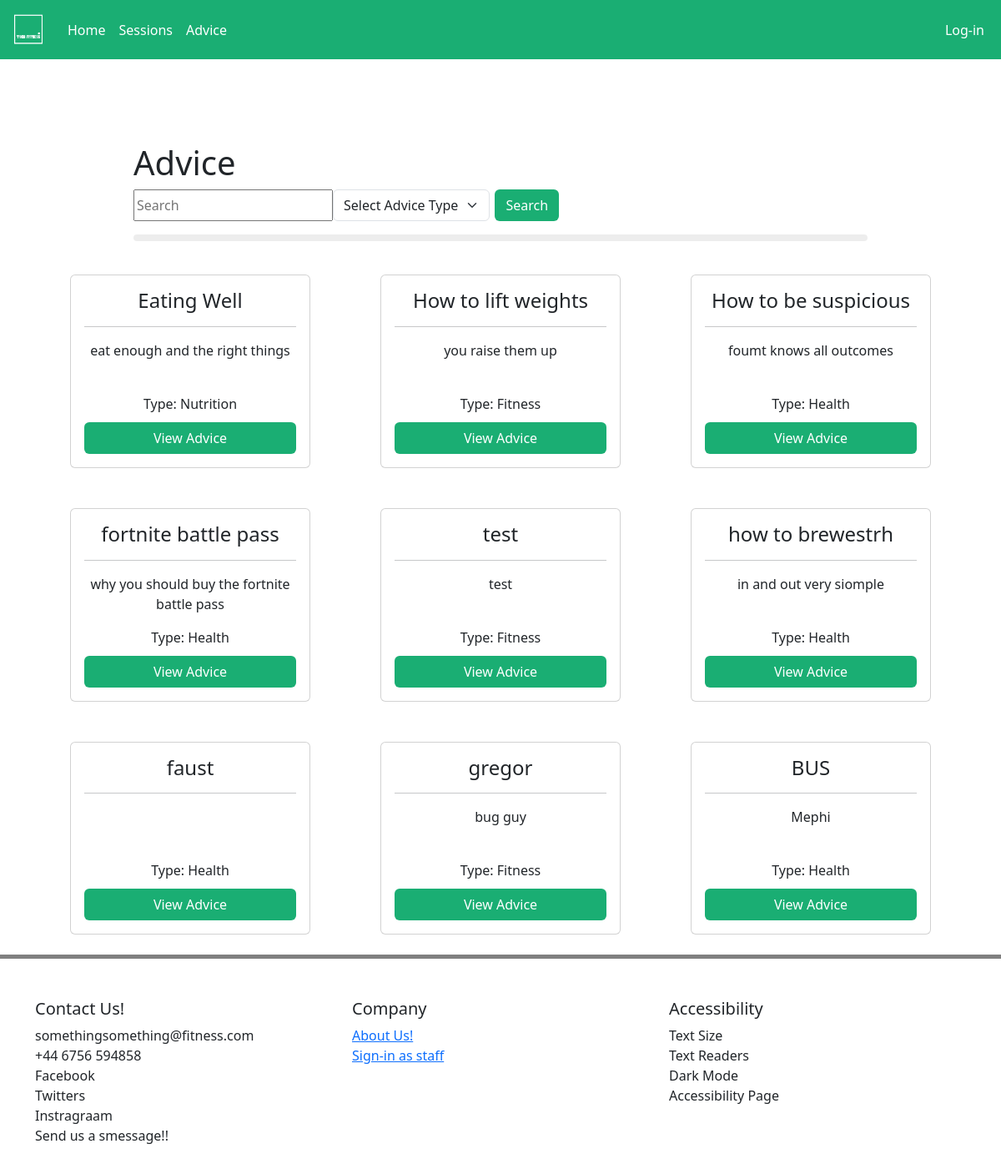
Page /advice on the committed database.
### tables this page shows
CREATE TABLE "Advice" (
	"AdviceID"	INTEGER NOT NULL UNIQUE,
	"AdviceName"	TEXT NOT NULL,
	"AdviceDesc"	TEXT NOT NULL,
	"AdviceShortDesc"	TEXT NOT NULL,
	"AdviceType"	TEXT NOT NULL,
	PRIMARY KEY("AdviceID" AUTOINCREMENT)
);

### advice_routes.py (the view)
@app.route('/advice', methods = ['POST', 'GET'])
def advices():
    if request.method == 'POST':
        search = request.form['Search']
        adviceType = request.form['adviceType']
        if adviceType == 'Any':
            data = db.queryDB(f'SELECT * FROM Advice WHERE AdviceName LIKE "%{search}%"', [])
        else:
            data = db.queryDB(f'SELECT * FROM Advice WHERE AdviceName LIKE "%{search}%" AND AdviceType = ?', [adviceType])
    else:
        data = db.queryDB('SELECT * FROM Advice')
        adviceType = 'Any'
        search = False
    return render_template('advice.html',
        current_user = session.get('user'),
        data = data,
        footer = True,
        search = search,
        adviceType = adviceType,
        admin = session.get('admin'))

### db_connector.py (called while the page is built)
    def connect(self):
        conn = None
        try:
            conn = sqlite3.connect(self.DBname)
        except Exception() as e:
            print(e)
        return conn

    def disconnect(self, conn):
        conn.close()

    def queryDB(self, command, params = []):
        conn = self.connect()
        cur = conn.cursor()
        cur.execute(command, params)
        result = cur.fetchall()
        self.disconnect(conn)
        return result

### templates/advice.html (shortened to what this page needs)
{% extends "base.html" %}
{% block content %}
<div style="padding: 5rem 10rem 0rem 10rem;">
    <h1>Advice</h1>
    <div style="display: flex; flex-direction:row;justify-content: space-between;">
        <form action = '/advice' method = 'POST' style="display: flex; flex-direction:row;">
            {% if search != False %}
                <input type="search" id="Search" name="Search" placeholder="Search" value="{{search}}">
            {% else %}
                <input type="search" id="Search" name="Search" placeholder="Search">
            {% endif %}
            <select class="form-select" aria-label="Advice Type" name="adviceType">
                {% if adviceType == 'Any' %}
                <option selected value="Any">Select Advice Type</option>
                {% else %}
                <option value="Any">Select Advice Type</option>
                {% endif %}
            </select>
            <button type = "search" id = "Submit" name = "Submit" class="btn"
            style="background-color: #1AAE73; color: white; margin-left: .4rem;">Search</button>
        </form>
    </div>
    <hr style="border-top: 8px solid #bbb; border-radius:5px">
</div>
<div class="container">
    <div style="display: flex; flex-wrap: wrap; justify-content: space-around;">
        {% for row in data %}
            <div style="padding: 1.5rem;">
                <div class="card" style="width:18rem;">
                    <div class="card-body" style="text-align:center;">
                        <h4>{{ row[1] }}</h4>
                        <hr>
                        <div class="card-text" style="min-height: 4rem;">{{ row[3] }}</div>
                        <div style="width: 100%; display:flex; flex-direction: column;">
                            <div class="card-text" style="padding-bottom: 10px;">Type: {{ row[4] }}</div>
                            <button class = "btn" style = "background-color: #1AAE73; color: white; float: right;"
                            data-bs-toggle="modal" data-bs-target="#AdviceModal{{ row[0]}}">View Advice</button>
                        </div>
                    </div>
                </div>
            </div>
        {% endfor %}
    </div>
</div>
{% endblock %}

### templates/base.html (shortened to what this page needs)
<!DOCTYPE html>
<html>
<head>
    <link href="https://cdn.jsdelivr.net/npm/bootstrap@5.3.3/dist/css/bootstrap.min.css" rel="stylesheet"
>
</head>
<body>
    <nav class="navbar sticky-top navbar-expand-lg" style="background-color: #1AAE73;">
        <div class="container-fluid">
            <a class="navbar-brand" href="/">
                <img src="/static/logo.png" alt="Toka Fitness" width="45" height="45">
            </a>
            <div class="collapse navbar-collapse" id="navbarSupportedContent">
                <ul class="navbar-nav me-auto mb-2 mb-lg-0">
                    <li class="nav-item">
                        <a class="nav-link active" aria-current="page" href="/" style="color:white;">Home</a>
                    </li>
                    <li class="nav-item">
                        <a class="nav-link" href="/sessions" style="color:white;">Sessions</a>
                    </li>
                    <li class="nav-item">
                        <a class="nav-link" href="/advice" style="color:white;">Advice</a>
                    </li>
                </ul>
            </div>
            <div class="d-flex align-items-center">
                <ul class="navbar-nav me-auto mb-2 mb-lg-0">
                    {% if current_user %}
                    <li class="nav-item">
                        <a class="nav-link" href="/user" style="color:white;">{{ current_user }}{% if admin %} •{% endif %}</a>
                    </li>
                    <li class="nav-item">
                        <a class="nav-link" href="/logout" style="color:white;">Log-out</a>
                    </li>
                    {% else %}
                    <li class="nav-item">
                        <a class="nav-link" href="/login" style="color:white;">Log-in</a>
                    </li>
                    {% endif %}
                </ul>
            </div>
        </div>
    </nav>
    <main>
        {% block content %}{% endblock %}
    </main>
    {% if footer %}
    <div style="width: 100%; border-top: 5px solid gray;">
        <div class="container" style="position: relative; top: 3rem; padding-bottom: 3rem;">
            <div class="row">
                <div class="col">
                    <h5>Contact Us!</h5>
                    somethingsomething@fitness.com <br>
                    +44 6756 594858 <br>
                    Facebook <br>
                    Twitters <br>
                    Instragraam <br>
                    Send us a smessage!! <br>
                </div>
                <div class="col">
                    <h5>Company</h5>
                    <a href="/about">About Us!</a> <br>
                    <a href="/adminregister">Sign-in as staff</a> <br>
                </div>
                <div class="col">
                    <h5>Accessibility</h5>
                    Text Size <br>
                    Text Readers <br>
                    Dark Mode <br>
                    Accessibility Page <br>
                </div>
            </div>
        </div>
    </div>
    {% endif %}
</body>
</html>

### templates/base.html (style rules this page uses)
main { margin-top: 20px; min-height: 90.5vh; }

### rows in the picture
Advice: AdviceName "Eating Well", AdviceShortDesc "eat enough and the right things", AdviceType "Nutrition"
Advice: AdviceName "How to lift weights", AdviceShortDesc "you raise them up", AdviceType "Fitness"
Advice: AdviceName "How to be suspicious", AdviceShortDesc "foumt knows all outcomes", AdviceType "Health"
Advice: AdviceName "fortnite battle pass", AdviceShortDesc "why you should buy the fortnite battle pass", AdviceType "Health"
Advice: AdviceName "test", AdviceShortDesc "test", AdviceType "Fitness"
Advice: AdviceName "how to brewestrh", AdviceShortDesc "in and out very siomple", AdviceType "Health"
Advice: AdviceName "faust", AdviceType "Health"
Advice: AdviceName "gregor", AdviceShortDesc "bug guy", AdviceType "Fitness"
Advice: AdviceName "BUS", AdviceShortDesc "Mephi", AdviceType "Health"
